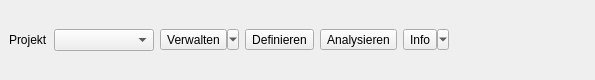
<?xml version="1.0" encoding="UTF-8"?>
<ui version="4.0">
 <class>DockWidget</class>
 <widget class="QDockWidget" name="DockWidget">
  <property name="geometry">
   <rect>
    <x>0</x>
    <y>0</y>
    <width>595</width>
    <height>80</height>
   </rect>
  </property>
  <property name="windowTitle">
   <string>Projekt-Check</string>
  </property>
  <widget class="QWidget" name="dockWidgetContents">
   <layout class="QGridLayout" name="gridLayout">
    <item row="1" column="0">
     <widget class="QLabel" name="label">
      <property name="text">
       <string>Projekt</string>
      </property>
     </widget>
    </item>
    <item row="1" column="1">
     <widget class="QComboBox" name="comboBox">
      <property name="minimumSize">
       <size>
        <width>100</width>
        <height>0</height>
       </size>
      </property>
     </widget>
    </item>
    <item row="1" column="2">
     <widget class="QToolButton" name="toolButton">
      <property name="text">
       <string>Verwalten</string>
      </property>
      <property name="popupMode">
       <enum>QToolButton::MenuButtonPopup</enum>
      </property>
     </widget>
    </item>
    <item row="1" column="4">
     <widget class="QToolButton" name="toolButton_3">
      <property name="text">
       <string>Analysieren</string>
      </property>
      <property name="popupMode">
       <enum>QToolButton::InstantPopup</enum>
      </property>
     </widget>
    </item>
    <item row="1" column="5">
     <widget class="QToolButton" name="toolButton_4">
      <property name="text">
       <string>Info</string>
      </property>
      <property name="popupMode">
       <enum>QToolButton::MenuButtonPopup</enum>
      </property>
     </widget>
    </item>
    <item row="1" column="3">
     <widget class="QToolButton" name="toolButton_2">
      <property name="text">
       <string>Definieren</string>
      </property>
      <property name="popupMode">
       <enum>QToolButton::DelayedPopup</enum>
      </property>
     </widget>
    </item>
    <item row="1" column="6">
     <spacer name="horizontalSpacer">
      <property name="orientation">
       <enum>Qt::Horizontal</enum>
      </property>
      <property name="sizeHint" stdset="0">
       <size>
        <width>40</width>
        <height>20</height>
       </size>
      </property>
     </spacer>
    </item>
   </layout>
  </widget>
 </widget>
 <resources/>
 <connections/>
</ui>
